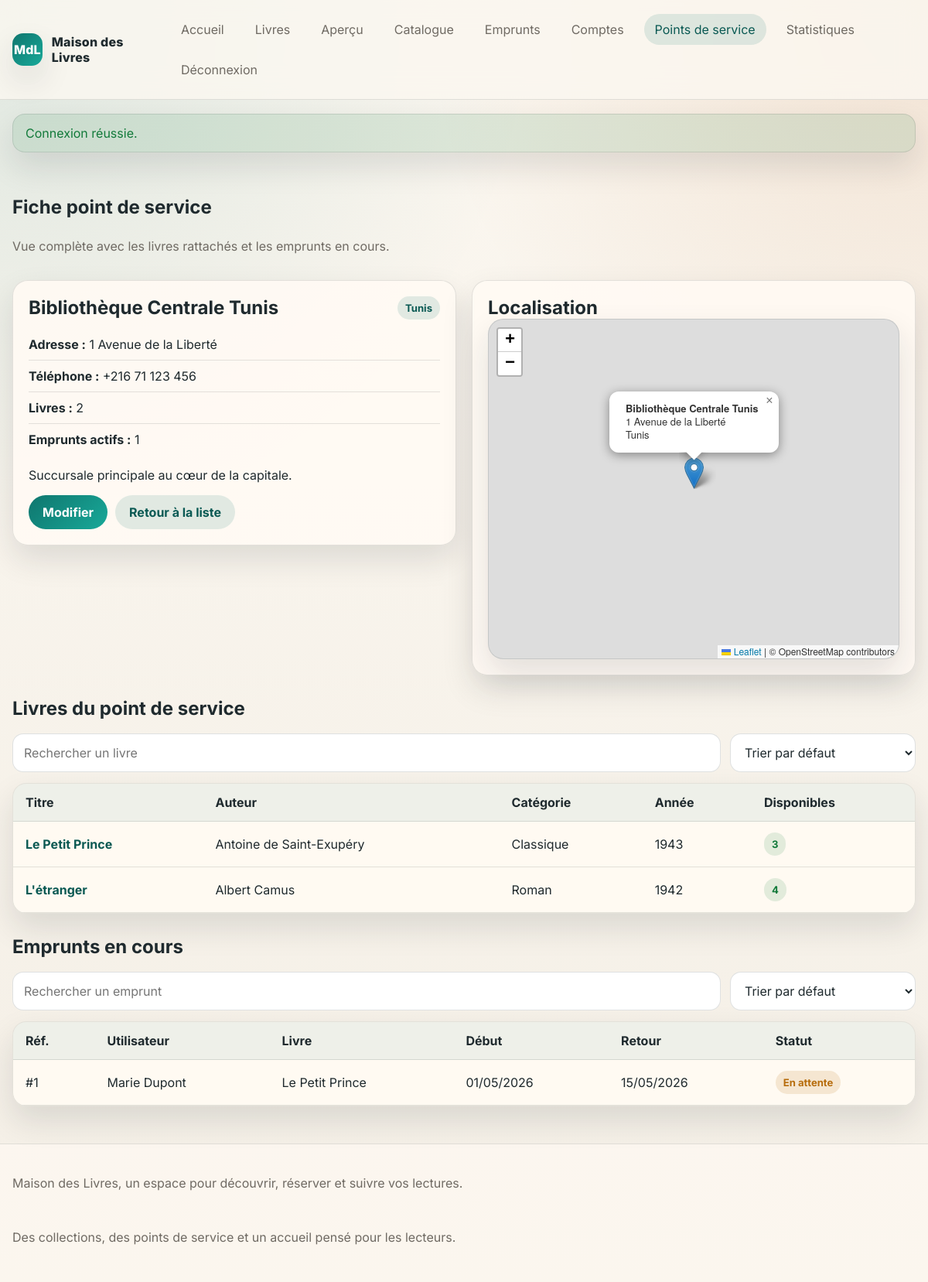
The page /admin-branch-view.php?id=1 (signed in) on the database its author committed.
### tables this page shows
CREATE TABLE bibliotheques (
    id INT UNSIGNED AUTO_INCREMENT PRIMARY KEY,
    nom VARCHAR(150) NOT NULL,
    adresse VARCHAR(255) NOT NULL,
    ville VARCHAR(120) NOT NULL,
    telephone VARCHAR(30) DEFAULT NULL,
    description TEXT DEFAULT NULL,
    latitude DECIMAL(10,7) NOT NULL,
    longitude DECIMAL(10,7) NOT NULL,
    created_at TIMESTAMP DEFAULT CURRENT_TIMESTAMP,
    updated_at TIMESTAMP NULL DEFAULT NULL ON UPDATE CURRENT_TIMESTAMP
);

CREATE TABLE bibliotheque_livres (
    id INT UNSIGNED AUTO_INCREMENT PRIMARY KEY,
    bibliotheque_id INT UNSIGNED NOT NULL,
    livre_id INT UNSIGNED NOT NULL,
    total_exemplaires INT UNSIGNED NOT NULL DEFAULT 1,
    available_exemplaires INT UNSIGNED NOT NULL DEFAULT 1,
    created_at TIMESTAMP DEFAULT CURRENT_TIMESTAMP,
    updated_at TIMESTAMP NULL DEFAULT NULL ON UPDATE CURRENT_TIMESTAMP,
    UNIQUE KEY uq_bibliotheque_livre (bibliotheque_id, livre_id),
    CONSTRAINT fk_bibliotheque_livres_bibliotheques
        FOREIGN KEY (bibliotheque_id) REFERENCES bibliotheques(id)
        ON DELETE CASCADE ON UPDATE CASCADE,
    CONSTRAINT fk_bibliotheque_livres_livres
        FOREIGN KEY (livre_id) REFERENCES livres(id)
        ON DELETE CASCADE ON UPDATE CASCADE
);

CREATE TABLE livres (
    id INT UNSIGNED AUTO_INCREMENT PRIMARY KEY,
    titre VARCHAR(180) NOT NULL,
    auteur VARCHAR(150) NOT NULL,
    categorie VARCHAR(100) NOT NULL,
    annee_publication INT NOT NULL,
    description TEXT DEFAULT NULL,
    couverture VARCHAR(255) DEFAULT NULL,
    created_at TIMESTAMP DEFAULT CURRENT_TIMESTAMP,
    updated_at TIMESTAMP NULL DEFAULT NULL ON UPDATE CURRENT_TIMESTAMP
);

CREATE TABLE emprunts (
    id INT UNSIGNED AUTO_INCREMENT PRIMARY KEY,
    user_id INT UNSIGNED NULL,
    livre_id INT UNSIGNED NULL,
    bibliotheque_id INT UNSIGNED NULL,
    full_name VARCHAR(150) NOT NULL,
    email VARCHAR(190) NOT NULL,
    phone VARCHAR(30) NOT NULL,
    borrow_date DATE NOT NULL,
    return_date DATE NOT NULL,
    status ENUM('pending', 'confirmed', 'cancelled', 'returned') NOT NULL DEFAULT 'pending',
    livre_titre VARCHAR(180) NOT NULL,
    livre_categorie VARCHAR(100) NOT NULL,
    bibliotheque_nom VARCHAR(150) NOT NULL,
    created_at TIMESTAMP DEFAULT CURRENT_TIMESTAMP,
    updated_at TIMESTAMP NULL DEFAULT NULL ON UPDATE CURRENT_TIMESTAMP,
    CONSTRAINT fk_emprunts_users
        FOREIGN KEY (user_id) REFERENCES users(id)
        ON DELETE SET NULL ON UPDATE CASCADE,
    CONSTRAINT fk_emprunts_livres
        FOREIGN KEY (livre_id) REFERENCES livres(id)
        ON DELETE SET NULL ON UPDATE CASCADE,
    CONSTRAINT fk_emprunts_bibliotheques
        FOREIGN KEY (bibliotheque_id) REFERENCES bibliotheques(id)
        ON DELETE SET NULL ON UPDATE CASCADE
);

CREATE TABLE users (
    id INT UNSIGNED AUTO_INCREMENT PRIMARY KEY,
    full_name VARCHAR(150) NOT NULL,
    email VARCHAR(190) NOT NULL UNIQUE,
    phone VARCHAR(30) NOT NULL,
    password VARCHAR(255) NOT NULL,
    address VARCHAR(255) DEFAULT NULL,
    status ENUM('active', 'inactive') NOT NULL DEFAULT 'active',
    role ENUM('user', 'admin') NOT NULL DEFAULT 'user',
    membership_type ENUM('none', 'monthly', 'yearly') NOT NULL DEFAULT 'none',
    membership_paid_at DATE DEFAULT NULL,
    membership_expires_at DATE DEFAULT NULL,
    membership_branch_id INT UNSIGNED DEFAULT NULL,
    created_at TIMESTAMP DEFAULT CURRENT_TIMESTAMP,
    updated_at TIMESTAMP NULL DEFAULT NULL ON UPDATE CURRENT_TIMESTAMP
);

### public/admin-branch-view.php (the view, shortened to what the rows shown need)
<?php
require_once __DIR__ . '/../app/core/helpers.php';
require_once __DIR__ . '/../app/config/Database.php';
require_once __DIR__ . '/../app/core/Model.php';
require_once __DIR__ . '/../app/models/Bibliotheque.php';
$id = isset($_GET['id']) ? (int) $_GET['id'] : 0;
$model = new Bibliotheque();
$branch = $model->find($id);
$books = $model->booksById($id);
$currentBorrowings = $model->currentBorrowingsById($id);
require __DIR__ . '/partials/header.php';
?>
<section class="section">
    <div class="section-head">
        <h1>Fiche point de service</h1>
    </div>
    <div class="split-layout">
        <div class="panel">
            <div class="panel-head">
                <h2><?= e($branch->getNom()) ?></h2>
                <span class="badge badge-info"><?= e($branch->getVille()) ?></span>
            </div>
            <ul class="info-list">
                <li><strong>Adresse :</strong> <?= e($branch->getAdresse()) ?></li>
                <li><strong>Téléphone :</strong> <?= e($branch->getTelephone() ?: '-') ?></li>
                <li><strong>Livres :</strong> <?= e((string) $branch->getBookCount()) ?></li>
                <li><strong>Emprunts actifs :</strong> <?= e((string) $branch->getCurrentBorrowingsCount()) ?></li>
            </ul>
            <p><?= e($branch->getDescription() ?: 'Aucune description renseignée.') ?></p>
            <div class="card-actions">
                <a class="btn btn-primary" href="<?= url('admin-branch-form', ['id' => $branch->getId()]) ?>">Modifier</a>
                <a class="btn btn-secondary" href="<?= url('admin-branches') ?>">Retour à la liste</a>
            </div>
        </div>
        <div class="panel">
            <h2>Localisation</h2>
        </div>
    </div>
</section>
<section class="section">
    <div class="section-head section-head-small">
        <h2>Livres du point de service</h2>
    </div>
    <div class="table-responsive">
        <table class="data-table" id="branchBooksTable">
            <thead>
                <tr>
                    <th>Titre</th>
                    <th>Auteur</th>
                    <th>Catégorie</th>
                    <th>Année</th>
                    <th>Disponibles</th>
                </tr>
            </thead>
            <tbody>
                <?php foreach ($books as $book): ?>
                    <?php $available = $book->getAvailableExemplaires() > 0; ?>
                    <tr
                        data-search="<?= e(strtolower($book->getTitre() . ' ' . $book->getAuteur() . ' ' . $book->getCategorie())) ?>"
                        data-sort-title="<?= e(strtolower($book->getTitre())) ?>"
                        data-sort-author="<?= e(strtolower($book->getAuteur())) ?>"
                        data-sort-available="<?= e((string) $book->getAvailableExemplaires()) ?>"
                    >
                        <td><a class="table-link" href="<?= url('book', ['id' => $book->getId()]) ?>"><?= e($book->getTitre()) ?></a></td>
                        <td><?= e($book->getAuteur()) ?></td>
                        <td><?= e($book->getCategorie()) ?></td>
                        <td><?= e((string) $book->getAnneePublication()) ?></td>
                        <td><span class="badge <?= $available ? 'badge-success' : 'badge-danger' ?>"><?= e((string) $book->getAvailableExemplaires()) ?></span></td>
                    </tr>
                <?php endforeach; ?>
            </tbody>
        </table>
    </div>
</section>
<section class="section">
    <div class="section-head section-head-small">
        <h2>Emprunts en cours</h2>
    </div>
    <div class="table-responsive">
        <table class="data-table" id="branchBorrowingsTable">
            <thead>
                <tr>
                    <th>Réf.</th>
                    <th>Utilisateur</th>
                    <th>Livre</th>
                    <th>Début</th>
                    <th>Retour</th>
                    <th>Statut</th>
                </tr>
            </thead>
            <tbody>
                <?php foreach ($currentBorrowings as $borrow): ?>
                    <tr
                        data-search="<?= e(strtolower('#' . $borrow->getId() . ' ' . $borrow->getUserName() . ' ' . $borrow->getLivreTitre() . ' ' . status_label($borrow->getStatus()))) ?>"
                        data-sort-ref="<?= e((string) $borrow->getId()) ?>"
                        data-sort-user="<?= e(strtolower($borrow->getUserName() ?: $borrow->getFullName())) ?>"
                        data-sort-book="<?= e(strtolower($borrow->getLivreTitre())) ?>"
                        data-sort-return="<?= e($borrow->getReturnDate()) ?>"
                    >
                        <td>#<?= e((string) $borrow->getId()) ?></td>
                        <td><?= e($borrow->getUserName() ?: $borrow->getFullName()) ?></td>
                        <td><?= e($borrow->getLivreTitre()) ?></td>
                        <td><?= e(format_date_fr($borrow->getBorrowDate())) ?></td>
                        <td><?= e(format_date_fr($borrow->getReturnDate())) ?></td>
                        <td><span class="badge <?= badge_class($borrow->getStatus()) ?>"><?= e(status_label($borrow->getStatus())) ?></span></td>
                    </tr>
                <?php endforeach; ?>
            </tbody>
        </table>
    </div>
</section>
<?php require __DIR__ . '/partials/footer.php'; ?>

### rows shown on the page
bibliotheques: nom "Bibliothèque Centrale Tunis", ville "Tunis", adresse "1 Avenue de la Liberté", telephone "+216 71 123 456", description "Succursale principale au cœur de la capitale."
bibliotheque_livres: livre.titre "Le Petit Prince", livre.auteur "Antoine de Saint-Exupéry", livre.categorie "Classique", livre.annee_publication "1943", AvailableExemplaires "3"
bibliotheque_livres: livre.titre "L'étranger", livre.auteur "Albert Camus", livre.categorie "Roman", livre.annee_publication "1942", AvailableExemplaires "4"
emprunts: id "1", user.full_name "Marie Dupont", livre_titre "Le Petit Prince", borrow_date "01/05/2026", return_date "15/05/2026", status "En attente"

### other values the page prints
$flash['message'] "Connexion réussie."
$branch->getBookCount() "2"
$branch->getCurrentBorrowingsCount() "1"
